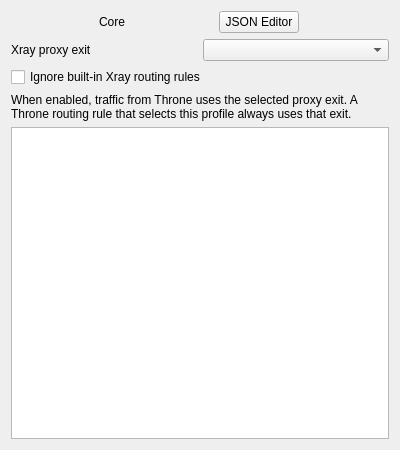
<?xml version="1.0" encoding="UTF-8"?>
<ui version="4.0">
 <class>EditCustom</class>
 <widget class="QWidget" name="EditCustom">
  <property name="geometry">
   <rect>
    <x>0</x>
    <y>0</y>
    <width>400</width>
    <height>450</height>
   </rect>
  </property>
  <property name="windowTitle">
   <string notr="true">EditCustom</string>
  </property>
  <layout class="QVBoxLayout" name="verticalLayout">
   <item>
    <layout class="QHBoxLayout" name="horizontalLayout">
     <item>
      <widget class="QLabel" name="core_l">
       <property name="sizePolicy">
        <sizepolicy hsizetype="Maximum" vsizetype="Preferred">
         <horstretch>0</horstretch>
         <verstretch>0</verstretch>
        </sizepolicy>
       </property>
       <property name="text">
        <string>Core</string>
       </property>
      </widget>
     </item>
     <item>
      <widget class="QPushButton" name="as_json">
       <property name="sizePolicy">
        <sizepolicy hsizetype="Maximum" vsizetype="Fixed">
         <horstretch>0</horstretch>
         <verstretch>0</verstretch>
        </sizepolicy>
       </property>
       <property name="text">
        <string>JSON Editor</string>
       </property>
      </widget>
     </item>
    </layout>
   </item>
   <item>
    <widget class="QWidget" name="w_ext1" native="true">
     <layout class="QHBoxLayout" name="horizontalLayout_2">
      <property name="leftMargin">
       <number>0</number>
      </property>
      <property name="topMargin">
       <number>0</number>
      </property>
      <property name="rightMargin">
       <number>0</number>
      </property>
      <property name="bottomMargin">
       <number>0</number>
      </property>
      <item>
       <widget class="QLabel" name="routeExitLabel">
        <property name="text"><string>Xray proxy exit</string></property>
        <property name="buddy"><cstring>routeExit</cstring></property>
       </widget>
      </item>
      <item><widget class="QComboBox" name="routeExit"/></item>
     </layout>
    </widget>
   </item>
   <item>
    <widget class="QWidget" name="w_ext2" native="true">
     <layout class="QVBoxLayout" name="routingOptionsLayout">
      <property name="leftMargin">
       <number>0</number>
      </property>
      <property name="topMargin">
       <number>0</number>
      </property>
      <property name="rightMargin">
       <number>0</number>
      </property>
      <property name="bottomMargin">
       <number>0</number>
      </property>
      <item>
       <widget class="QCheckBox" name="ignoreXrayRouting">
        <property name="text"><string>Ignore built-in Xray routing rules</string></property>
       </widget>
      </item>
      <item>
       <widget class="QLabel" name="ignoreXrayRoutingHint">
        <property name="text"><string>When enabled, traffic from Throne uses the selected proxy exit. A Throne routing rule that selects this profile always uses that exit.</string></property>
        <property name="wordWrap"><bool>true</bool></property>
       </widget>
      </item>
     </layout>
    </widget>
   </item>
   <item>
    <widget class="QPlainTextEdit" name="config_simple">
     <property name="minimumSize">
      <size>
       <width>0</width>
       <height>300</height>
      </size>
     </property>
    </widget>
   </item>
  </layout>
 </widget>
 <tabstops>
  <tabstop>as_json</tabstop>
  <tabstop>config_simple</tabstop>
 </tabstops>
 <resources/>
 <connections/>
</ui>
